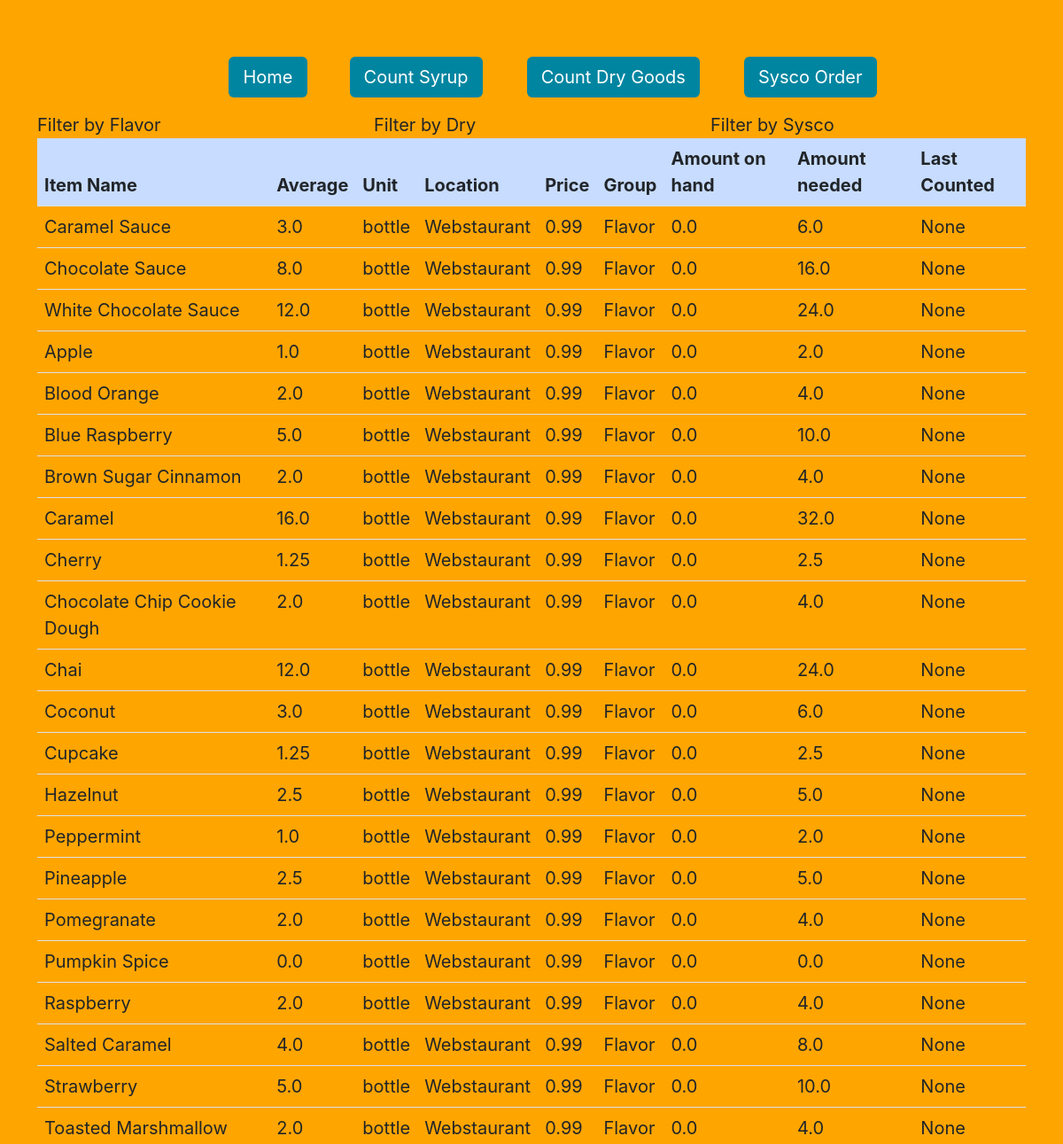
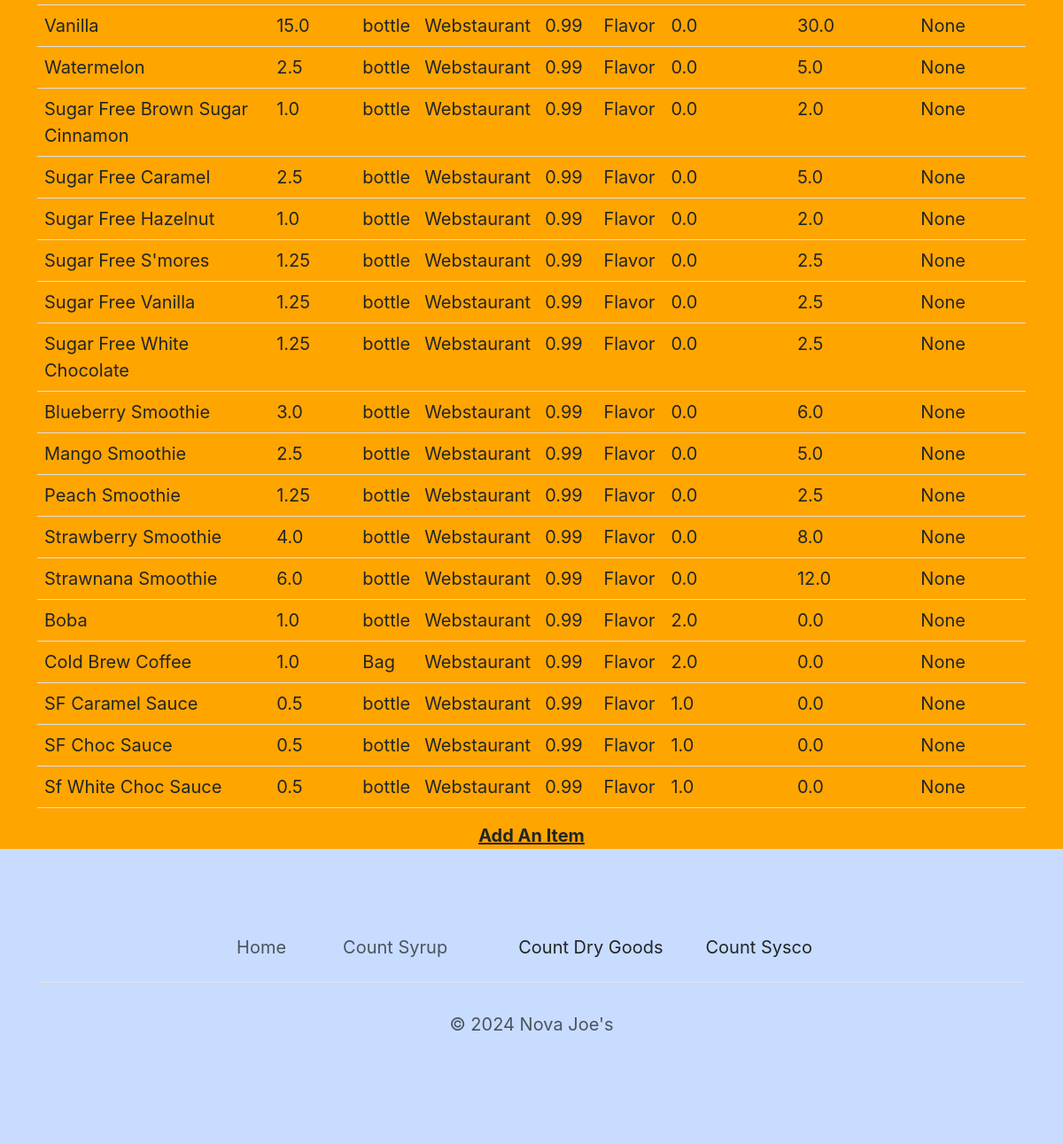
The app's page /?GROUP=Flavor with its own data (2 pictures, top to bottom).
### main.py (models this page shows)
class Item(db.Model):
    __tablename__ = "items"
    id: Mapped[int] = mapped_column(Integer, primary_key=True)
    name: Mapped[str] = mapped_column(String(250), unique=True, nullable=False)
    price: Mapped[float] = mapped_column(Float, nullable=True)
    average: Mapped[float] = mapped_column(Float, nullable=False)
    location: Mapped[str] = mapped_column(String(250), nullable=True)
    on_hand: Mapped[float] = mapped_column(Float, nullable=True)
    needed: Mapped[float] = mapped_column(Float, nullable=True)
    last_counted: Mapped[str] = mapped_column(String(250), nullable=True)
    unit: Mapped[str] = mapped_column(String(250), nullable=True)
    sort: Mapped[str] = mapped_column(String(250), nullable=True)
    group_id: Mapped[int] = mapped_column(Integer, db.ForeignKey("groups.id"))
    group = relationship("Group", back_populates="items")

class Group(db.Model):
    __tablename__ = "groups"
    id: Mapped[int] = mapped_column(Integer, primary_key=True)
    name: Mapped[str] = mapped_column(String(250), unique=True, nullable=False)
    weeks: Mapped[float] = mapped_column(Float, nullable=False)
    items = relationship("Item", back_populates="group")

### main.py (the view)
@app.route('/')
def home():
    with app.app_context():
        try:
            GROUP = request.args['GROUP']
        except:
            GROUP = 0
        print(GROUP)
        result = db.session.execute(db.select(Item).order_by(Item.sort))
        all_items = result.scalars().all()
        update(all_items)
        if GROUP != 0:
            selected_group = db.session.execute(db.select(Group).where(Group.name == GROUP)).scalar()
            print(selected_group.name)
            all_items = selected_group.items
        return render_template('index.html', items=all_items)

### main.py (called while the page is built)
def update(items):
    with app.app_context():
        for item in items:
            item.needed = (item.average * item.group.weeks) - float(item.on_hand)
    return

### templates/index.html
{% extends 'header.html' %}
{% block content %}
<body>
<div class="container">
    <div class="row">
        <div class="col-sm"><a href="{{url_for('home', GROUP = 'Flavor') }}">Filter by Flavor</a></div>
        <div class = "col-sm"><a href="{{url_for('home', GROUP = 'Dry') }}">Filter by Dry</a></div>
        <div class = "col-sm"><a href="{{url_for('home', GROUP = 'Sysco') }}">Filter by Sysco</a></div>
    </div>
</div>
<div class="container">
    <table class="table">
        <thead class="sticky-top opacity-100" style=background:#C8DCFF>
        <tr>
            <th scope="col">Item Name</th>
            <th scope="col">Average</th>
            <th scope="col">Unit</th>
            <th scope="col">Location</th>
            <th scope="col">Price</th>
            <th scope="col">Group</th>
            <th scope="col">Amount on hand</th>
            <th scope="col">Amount needed</th>
            <th scope="col">Last Counted</th>
        </tr>
        </thead>
        <tbody>
        {% for item in items %}
        <tr>
            <td><a href="{{url_for('edit', item_id=item.id)}}">{{item.name}}</a></td>
            <td>{{item.average}}</td>
            <td>{{item.unit}}</td>
            <td>{{item.location}}</td>
            <td>{{item.price}}</td>
            <td>{{item.group.name}}</td>
            <td>{{item.on_hand}}</td>
            <td>{{item.needed}}</td>
            <td>{{item.last_counted}}</td>
        </tr>
        {% endfor %}
        </tbody>
    </table>
</div>
<div class="container" style="text-align:center">
    <a href="{{url_for('add')}}" style="text-decoration:underline;font-weight:bold">Add An Item</a></div>
</body>
{% endblock %}

### records on screen
Item: name "Caramel Sauce", average "3.0", unit "bottle", location "Webstaurant", price "0.99", group.name "Flavor", on_hand "0.0", needed "6.0", last_counted "None"
Item: name "Chocolate Sauce", average "8.0", unit "bottle", location "Webstaurant", price "0.99", group.name "Flavor", on_hand "0.0", needed "16.0", last_counted "None"
Item: name "White Chocolate Sauce", average "12.0", unit "bottle", location "Webstaurant", price "0.99", group.name "Flavor", on_hand "0.0", needed "24.0", last_counted "None"
Item: name "Apple", average "1.0", unit "bottle", location "Webstaurant", price "0.99", group.name "Flavor", on_hand "0.0", needed "2.0", last_counted "None"
Item: name "Blood Orange", average "2.0", unit "bottle", location "Webstaurant", price "0.99", group.name "Flavor", on_hand "0.0", needed "4.0", last_counted "None"
Item: name "Blue Raspberry", average "5.0", unit "bottle", location "Webstaurant", price "0.99", group.name "Flavor", on_hand "0.0", needed "10.0", last_counted "None"
Item: name "Brown Sugar Cinnamon", average "2.0", unit "bottle", location "Webstaurant", price "0.99", group.name "Flavor", on_hand "0.0", needed "4.0", last_counted "None"
Item: name "Caramel", average "16.0", unit "bottle", location "Webstaurant", price "0.99", group.name "Flavor", on_hand "0.0", needed "32.0", last_counted "None"
Item: name "Cherry", average "1.25", unit "bottle", location "Webstaurant", price "0.99", group.name "Flavor", on_hand "0.0", needed "2.5", last_counted "None"
Item: name "Chocolate Chip Cookie Dough", average "2.0", unit "bottle", location "Webstaurant", price "0.99", group.name "Flavor", on_hand "0.0", needed "4.0", last_counted "None"
Item: name "Chai", average "12.0", unit "bottle", location "Webstaurant", price "0.99", group.name "Flavor", on_hand "0.0", needed "24.0", last_counted "None"
Item: name "Coconut", average "3.0", unit "bottle", location "Webstaurant", price "0.99", group.name "Flavor", on_hand "0.0", needed "6.0", last_counted "None"
Item: name "Cupcake", average "1.25", unit "bottle", location "Webstaurant", price "0.99", group.name "Flavor", on_hand "0.0", needed "2.5", last_counted "None"
Item: name "Hazelnut", average "2.5", unit "bottle", location "Webstaurant", price "0.99", group.name "Flavor", on_hand "0.0", needed "5.0", last_counted "None"
Item: name "Peppermint", average "1.0", unit "bottle", location "Webstaurant", price "0.99", group.name "Flavor", on_hand "0.0", needed "2.0", last_counted "None"
Item: name "Pineapple", average "2.5", unit "bottle", location "Webstaurant", price "0.99", group.name "Flavor", on_hand "0.0", needed "5.0", last_counted "None"
Item: name "Pomegranate", average "2.0", unit "bottle", location "Webstaurant", price "0.99", group.name "Flavor", on_hand "0.0", needed "4.0", last_counted "None"
Item: name "Pumpkin Spice", average "0.0", unit "bottle", location "Webstaurant", price "0.99", group.name "Flavor", on_hand "0.0", needed "0.0", last_counted "None"
Item: name "Raspberry", average "2.0", unit "bottle", location "Webstaurant", price "0.99", group.name "Flavor", on_hand "0.0", needed "4.0", last_counted "None"
Item: name "Salted Caramel", average "4.0", unit "bottle", location "Webstaurant", price "0.99", group.name "Flavor", on_hand "0.0", needed "8.0", last_counted "None"
Item: name "Strawberry", average "5.0", unit "bottle", location "Webstaurant", price "0.99", group.name "Flavor", on_hand "0.0", needed "10.0", last_counted "None"
Item: name "Toasted Marshmallow", average "2.0", unit "bottle", location "Webstaurant", price "0.99", group.name "Flavor", on_hand "0.0", needed "4.0", last_counted "None"
Item: name "Vanilla", average "15.0", unit "bottle", location "Webstaurant", price "0.99", group.name "Flavor", on_hand "0.0", needed "30.0", last_counted "None"
Item: name "Watermelon", average "2.5", unit "bottle", location "Webstaurant", price "0.99", group.name "Flavor", on_hand "0.0", needed "5.0", last_counted "None"
Item: name "Sugar Free Brown Sugar Cinnamon", average "1.0", unit "bottle", location "Webstaurant", price "0.99", group.name "Flavor", on_hand "0.0", needed "2.0", last_counted "None"
Item: name "Sugar Free Caramel", average "2.5", unit "bottle", location "Webstaurant", price "0.99", group.name "Flavor", on_hand "0.0", needed "5.0", last_counted "None"
Item: name "Sugar Free Hazelnut", average "1.0", unit "bottle", location "Webstaurant", price "0.99", group.name "Flavor", on_hand "0.0", needed "2.0", last_counted "None"
Item: name "Sugar Free S'mores", average "1.25", unit "bottle", location "Webstaurant", price "0.99", group.name "Flavor", on_hand "0.0", needed "2.5", last_counted "None"
Item: name "Sugar Free Vanilla", average "1.25", unit "bottle", location "Webstaurant", price "0.99", group.name "Flavor", on_hand "0.0", needed "2.5", last_counted "None"
Item: name "Sugar Free White Chocolate", average "1.25", unit "bottle", location "Webstaurant", price "0.99", group.name "Flavor", on_hand "0.0", needed "2.5", last_counted "None"
Item: name "Blueberry Smoothie", average "3.0", unit "bottle", location "Webstaurant", price "0.99", group.name "Flavor", on_hand "0.0", needed "6.0", last_counted "None"
Item: name "Mango Smoothie", average "2.5", unit "bottle", location "Webstaurant", price "0.99", group.name "Flavor", on_hand "0.0", needed "5.0", last_counted "None"
Item: name "Peach Smoothie", average "1.25", unit "bottle", location "Webstaurant", price "0.99", group.name "Flavor", on_hand "0.0", needed "2.5", last_counted "None"
Item: name "Strawberry Smoothie", average "4.0", unit "bottle", location "Webstaurant", price "0.99", group.name "Flavor", on_hand "0.0", needed "8.0", last_counted "None"
Item: name "Strawnana Smoothie", average "6.0", unit "bottle", location "Webstaurant", price "0.99", group.name "Flavor", on_hand "0.0", needed "12.0", last_counted "None"
Item: name "Boba", average "1.0", unit "bottle", location "Webstaurant", price "0.99", group.name "Flavor", on_hand "2.0", needed "0.0", last_counted "None"
Item: name "Cold Brew Coffee", average "1.0", unit "Bag", location "Webstaurant", price "0.99", group.name "Flavor", on_hand "2.0", needed "0.0", last_counted "None"
Item: name "SF Caramel Sauce", average "0.5", unit "bottle", location "Webstaurant", price "0.99", group.name "Flavor", on_hand "1.0", needed "0.0", last_counted "None"
Item: name "SF Choc Sauce", average "0.5", unit "bottle", location "Webstaurant", price "0.99", group.name "Flavor", on_hand "1.0", needed "0.0", last_counted "None"
Item: name "Sf White Choc Sauce", average "0.5", unit "bottle", location "Webstaurant", price "0.99", group.name "Flavor", on_hand "1.0", needed "0.0", last_counted "None"
